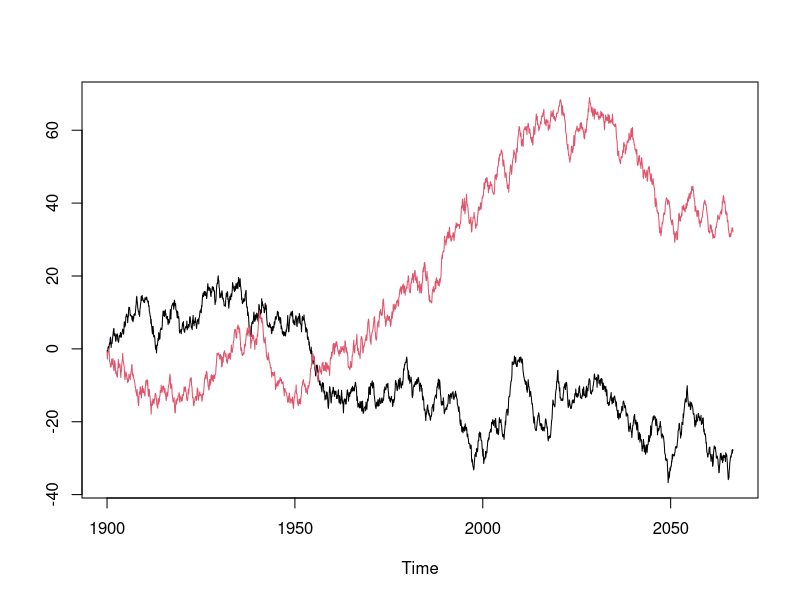
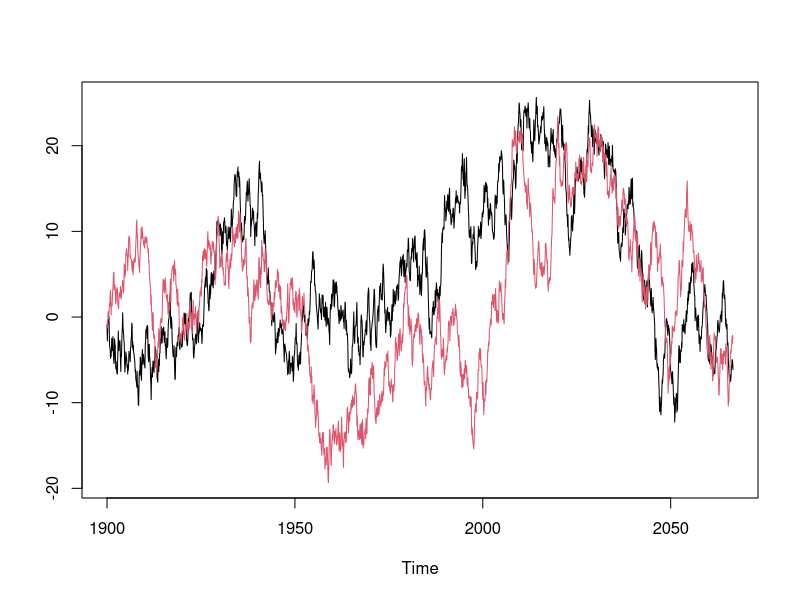
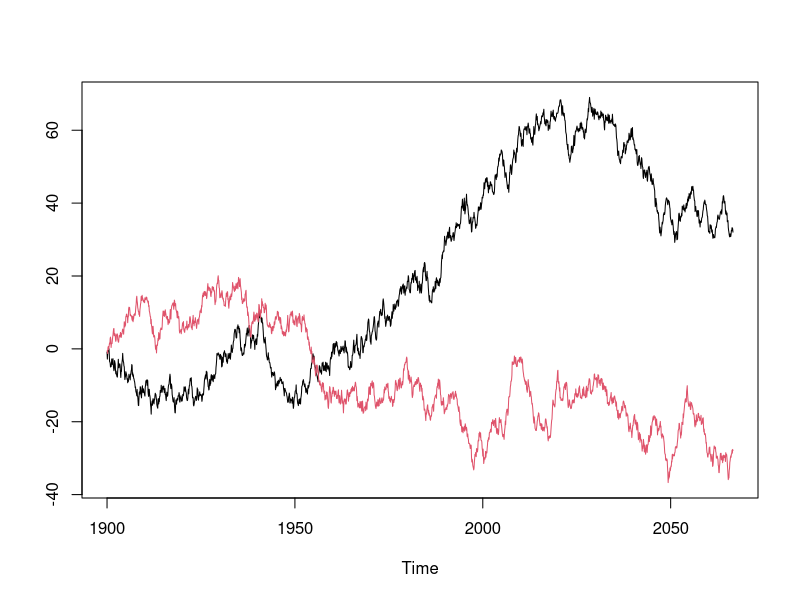

Generate these figures, in order, with R:

 #################################################################
 ######## A drunk and her dog ###################################
 #################################################################

## ----- Two Randon walk process ------
rm(list=ls())
set.seed(seed = 1)
ut <- rnorm(2000,mean = 0, sd = 1)
wt <- rnorm(2000,mean = 0, sd = 1)

xt<-NULL
yt <-NULL
xt[1] <- ut[1]
yt[1] <- wt[1]

for (i in 2:2000) {
  xt[i] <- xt[i-1] + ut[i]
  yt[i] <- yt[i-1] + wt[i]
}
xt <- ts(xt,start = c(1900,1),frequency = 12)
yt <- ts(yt,start = c(1900,1),frequency = 12)

ts.plot(xt,yt,type = "l",col = c(1,2))


## ---- Two cointegrated Randon walk process -----

xt_cointegrated <-NULL
yt_cointegrated <- NULL
xt_cointegrated[1] <- ut[1]
yt_cointegrated[1] <- wt[1]

####
# Observe that the values of c ad d are too small...
####

c <- 0.004
d <- 0.006


for (i in 2:2000) {
  xt_cointegrated[i] <- xt_cointegrated[i-1] + ut[i] + c*(yt_cointegrated[i-1]-xt_cointegrated[i-1])
  yt_cointegrated[i] <- yt_cointegrated[i-1] + wt[i] + d*(xt_cointegrated[i-1]-yt_cointegrated[i-1])
}
  
xt_cointegrated <- ts(xt_cointegrated,start = c(1900,1),frequency = 12)
yt_cointegrated <- ts(yt_cointegrated,start = c(1900,1),frequency = 12)

ts.plot(yt_cointegrated, xt_cointegrated, col = c(1,2))


####
# but, If c and d are equals zero
####

c <- 0.00
d <- 0.00

for (i in 2:2000) {
  xt_cointegrated[i] <- xt_cointegrated[i-1] + ut[i] + c*(yt_cointegrated[i-1]-xt_cointegrated[i-1])
  yt_cointegrated[i] <- yt_cointegrated[i-1] + wt[i] + d*(xt_cointegrated[i-1]-yt_cointegrated[i-1])
}

ts.plot(yt_cointegrated, xt_cointegrated, col = c(1,2))

